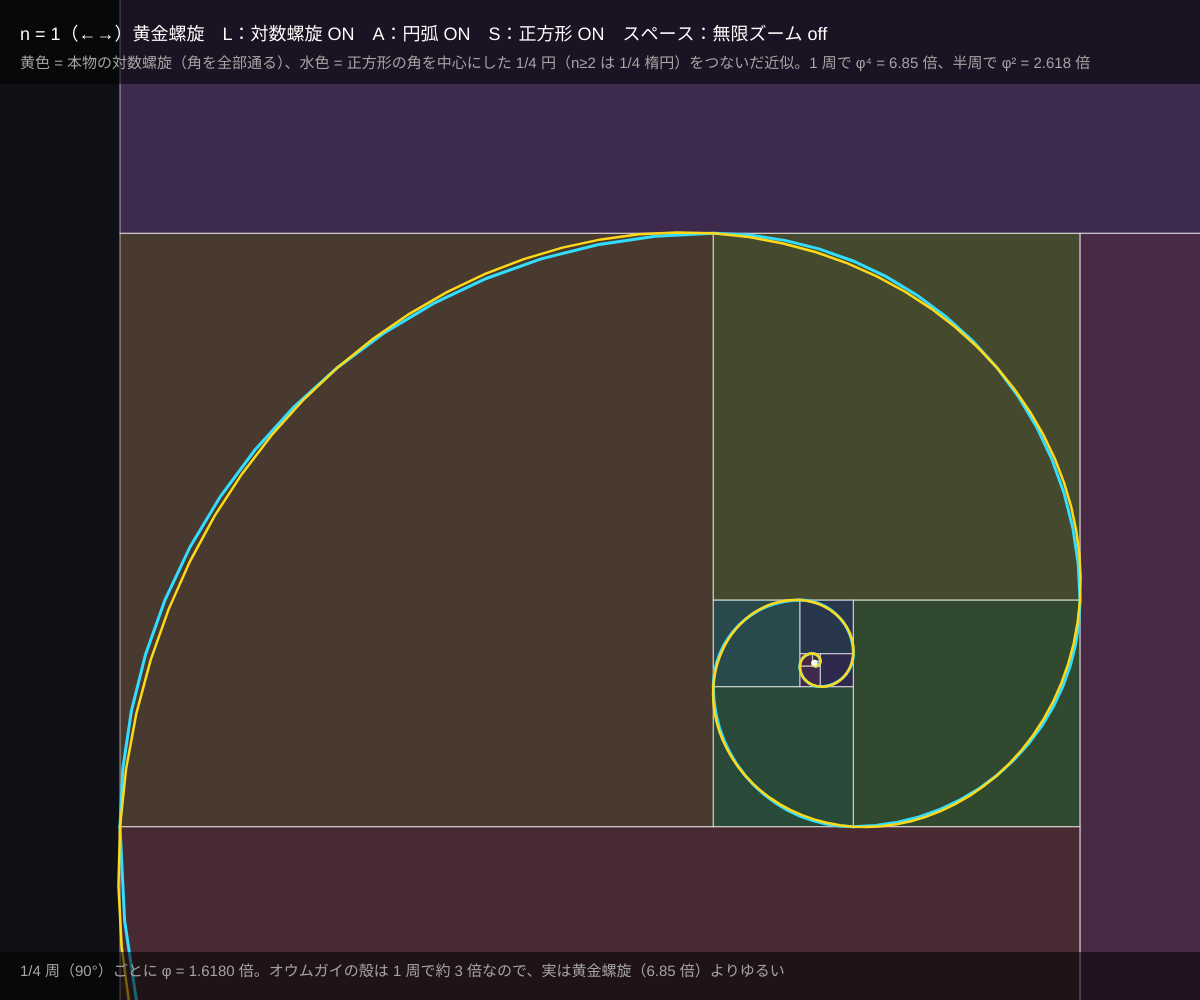
Frame 1 (no input)
Frame 60 (no input): identical to frame 1, image omitted
Frame 120 (the mouse pressed at the canvas centre since frame 60): identical to frame 1, image omitted

The p5.js sketch that drew this single still picture (run headless with seeded random() and noise() and a simulated clock; from frame 60 on, the mouse is pressed at the canvas centre):

// p5.js sketch
// ── sketch.js
// ============================================
// 04 黄金螺旋と白銀螺旋 ─ 正方形の渦と対数螺旋
// 01 の分割は「1/φ 倍して 90° 回す」の繰り返し。だから角は 1 本の対数螺旋の上に並ぶ
//   z(t) = C + (z0 − C) · φ^(−t) · e^(i·πt/2)   1 周（t = 4）で φ⁴ 倍
// ←→ = n / L = 対数螺旋 / A = 円弧の近似 / S = 正方形 / スペース = 無限ズーム / ↑↓ = ズームの速さ
// ============================================

let n = 1;              // ★ 貴金属比の n
let showLog = true, showArc = true, showSq = true;
let zooming = false;
let zoomT = 0;          // 0〜1 をくり返す（1 段分のズーム）
let zoomSpeed = 0.006;  // ★

function setup() {
  createCanvas(windowWidth, windowHeight);
  colorMode(HSB, 360, 100, 100, 100);
}

function draw() {
  background(235, 30, 9);
  let phi = metallic(n);
  // いちばん外の長方形：横 L0、縦 L0/φ。画面の中央に置く
  let L0 = min(width * 0.8, (height - 160) * 0.85 * phi);
  let O0 = { x: width / 2 - L0 / 2, y: height / 2 + 30 - L0 / phi / 2 };
  let u0 = { x: 1, y: 0 };
  // 渦の中心 C = O0 + L0·u0 / (1 − i/φ)
  let C = cadd(O0, cmul(cscale(u0, L0), cdiv({ x: 1, y: 0 }, { x: 1, y: -1 / phi })));

  if (zooming) { zoomT += zoomSpeed; if (zoomT >= 1) zoomT -= 1; }

  push();
  // ズーム：中心 C のまわりに φ^t 倍・−90°·t 回すと、1 段内側が外側にぴったり重なる
  translate(C.x, C.y);
  rotate(-HALF_PI * zoomT);
  scale(pow(phi, zoomT));
  translate(-C.x, -C.y);
  let sw = 1 / pow(phi, zoomT);

  for (let k = -3; k < 26; k++) {
    // k 段目：原点 Ok、長辺の向き uk = i^k u0、長さ Lk = L0 φ^(−k)
    let Lk = L0 * pow(phi, -k);
    if (Lk < 0.6) break;
    let uk = crot(u0, k * HALF_PI);
    let vk = crot(uk, HALF_PI);
    let Ok = cadd(C, cmul(csub(O0, C), cpowPolar(1 / phi, HALF_PI, k)));
    let s = Lk / phi; // 正方形の一辺
    if (showSq) {
      for (let j = 0; j < n; j++) {
        let p = cadd(Ok, cscale(uk, j * s));
        stroke(0, 0, 100, 50);
        strokeWeight(1.2 * sw);
        fill(((k + 30) * 37 + j * 14) % 360, 50, 70, 35);
        quad(p.x, p.y, p.x + uk.x * s, p.y + uk.y * s, p.x + uk.x * s + vk.x * s, p.y + uk.y * s + vk.y * s, p.x + vk.x * s, p.y + vk.y * s);
      }
    }
    // 円弧の近似：Pk = Ok + s·vk から P(k+1) = Ok + n·s·uk まで、角 Q を中心とする 1/4 楕円（n=1 なら 1/4 円）
    if (showArc) {
      let Q = cadd(Ok, cadd(cscale(uk, n * s), cscale(vk, s)));
      noFill();
      stroke(190, 80, 100);
      strokeWeight(3 * sw);
      beginShape();
      for (let th = 0; th <= HALF_PI + 0.001; th += HALF_PI / 16) {
        let p = cadd(Q, cadd(cscale(uk, -n * s * Math.cos(th)), cscale(vk, -s * Math.sin(th))));
        vertex(p.x, p.y);
      }
      endShape();
    }
  }
  // 本物の対数螺旋
  if (showLog) {
    noFill();
    stroke(50, 90, 100);
    strokeWeight(2.5 * sw);
    let P0 = cadd(O0, { x: 0, y: L0 / phi }); // いちばん外の長方形の左下の角
    beginShape();
    for (let t = -3; t < 26; t += 0.05) {
      let z = cadd(C, cmul(csub(P0, C), cpowPolar(1 / phi, HALF_PI, t)));
      vertex(z.x, z.y);
    }
    endShape();
  }
  pop();

  // 中心
  noStroke();
  fill(0, 0, 100);
  circle(C.x, C.y, 6);

  // 文字（下に半透明の帯）
  fill(0, 0, 0, 55);
  rect(0, 0, width, 84);
  rect(0, height - 48, width, 48);
  fill(0, 0, 100);
  textSize(18);
  text('n = ' + n + '（←→）' + nameOf(n) + '　L：対数螺旋 ' + onoff(showLog) + '　A：円弧 ' + onoff(showArc) + '　S：正方形 ' + onoff(showSq) + '　スペース：無限ズーム ' + onoff(zooming), 20, 40);
  fill(0, 0, 65);
  textSize(15);
  text('黄色 = 本物の対数螺旋（角を全部通る）、水色 = 正方形の角を中心にした 1/4 円（n≥2 は 1/4 楕円）をつないだ近似。1 周で φ⁴ = ' + nf(pow(phi, 4), 1, 2) + ' 倍、半周で φ² = ' + nf(phi * phi, 1, 3) + ' 倍', 20, 68);
  text('1/4 周（90°）ごとに φ = ' + nf(phi, 1, 4) + ' 倍。オウムガイの殻は 1 周で約 3 倍なので、実は黄金螺旋（6.85 倍）よりゆるい', 20, height - 24);
}

function keyPressed() {
  if (key === RIGHT_ARROW) n = min(n + 1, 5);
  if (key === LEFT_ARROW) n = max(n - 1, 1);
  if (key === UP_ARROW) zoomSpeed = min(0.03, zoomSpeed * 1.4);
  if (key === DOWN_ARROW) zoomSpeed = max(0.001, zoomSpeed / 1.4);
  if (key === 'l' || key === 'L') showLog = !showLog;
  if (key === 'a' || key === 'A') showArc = !showArc;
  if (key === 's' || key === 'S') showSq = !showSq;
  if (key === ' ') zooming = !zooming;
}

function windowResized() { resizeCanvas(windowWidth, windowHeight); }

// ---------- やってみよう ----------
// 1. n = 1 で 1/4 円と対数螺旋がほとんど重なることを確かめよう。n = 3 ではどれくらいずれる？
// 2. 無限ズーム中、どこが「つなぎ目」か分かる？ 分からないのは形が自己相似だから
// 3. cpowPolar の HALF_PI を PI / 3 に変えると？（もう長方形の渦ではなくなるが螺旋は描ける）
// 4. 正方形の色を「k が偶数か奇数か」で 2 色に塗り分けて、渦の腕を見つけよう

// ---------- 道具（複素数 = {x, y} として計算）----------
function metallic(k) { return (k + Math.sqrt(k * k + 4)) / 2; }
function nameOf(k) { return k === 1 ? '黄金螺旋' : k === 2 ? '白銀螺旋' : k === 3 ? '青銅螺旋' : k + ' 番目'; }
function onoff(b) { return b ? 'ON' : 'off'; }
function cadd(a, b) { return { x: a.x + b.x, y: a.y + b.y }; }
function csub(a, b) { return { x: a.x - b.x, y: a.y - b.y }; }
function cmul(a, b) { return { x: a.x * b.x - a.y * b.y, y: a.x * b.y + a.y * b.x }; }
function cdiv(a, b) { let d = b.x * b.x + b.y * b.y; return { x: (a.x * b.x + a.y * b.y) / d, y: (a.y * b.x - a.x * b.y) / d }; }
function cscale(a, s) { return { x: a.x * s, y: a.y * s }; }
function crot(a, th) { return { x: a.x * Math.cos(th) - a.y * Math.sin(th), y: a.x * Math.sin(th) + a.y * Math.cos(th) }; }
// (r·e^(iθ))^t
function cpowPolar(r, th, t) { let m = Math.pow(r, t); return { x: m * Math.cos(th * t), y: m * Math.sin(th * t) }; }
